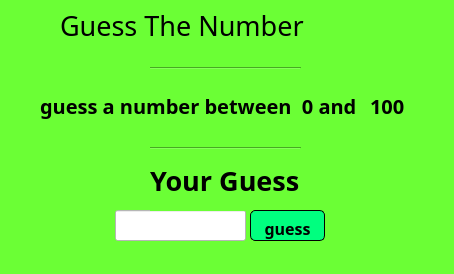
<?xml version="1.0" encoding="UTF-8"?>
<ui version="4.0">
 <class>MainWindow</class>
 <widget class="QMainWindow" name="MainWindow">
  <property name="geometry">
   <rect>
    <x>0</x>
    <y>0</y>
    <width>454</width>
    <height>274</height>
   </rect>
  </property>
  <property name="windowTitle">
   <string>MainWindow</string>
  </property>
  <property name="styleSheet">
   <string notr="true">background-color: rgb(107, 255, 53);</string>
  </property>
  <widget class="QWidget" name="centralwidget">
   <widget class="QLabel" name="label">
    <property name="geometry">
     <rect>
      <x>60</x>
      <y>10</y>
      <width>351</width>
      <height>31</height>
     </rect>
    </property>
    <property name="font">
     <font>
      <family>Gearus</family>
      <pointsize>20</pointsize>
      <bold>false</bold>
     </font>
    </property>
    <property name="text">
     <string>Guess The Number</string>
    </property>
   </widget>
   <widget class="Line" name="line">
    <property name="geometry">
     <rect>
      <x>150</x>
      <y>60</y>
      <width>151</width>
      <height>16</height>
     </rect>
    </property>
    <property name="orientation">
     <enum>Qt::Horizontal</enum>
    </property>
   </widget>
   <widget class="QLabel" name="label_2">
    <property name="geometry">
     <rect>
      <x>40</x>
      <y>90</y>
      <width>321</width>
      <height>31</height>
     </rect>
    </property>
    <property name="font">
     <font>
      <family>Caviar Dreams</family>
      <pointsize>15</pointsize>
      <italic>false</italic>
      <bold>true</bold>
     </font>
    </property>
    <property name="text">
     <string>guess a number between  0 and</string>
    </property>
   </widget>
   <widget class="QLineEdit" name="line_edit">
    <property name="geometry">
     <rect>
      <x>115</x>
      <y>210</y>
      <width>131</width>
      <height>31</height>
     </rect>
    </property>
    <property name="font">
     <font>
      <pointsize>15</pointsize>
     </font>
    </property>
    <property name="styleSheet">
     <string notr="true">background-color: rgb(255, 255, 255);</string>
    </property>
   </widget>
   <widget class="QLabel" name="label_4">
    <property name="geometry">
     <rect>
      <x>150</x>
      <y>150</y>
      <width>181</width>
      <height>61</height>
     </rect>
    </property>
    <property name="font">
     <font>
      <family>Caviar Dreams</family>
      <pointsize>20</pointsize>
      <bold>true</bold>
     </font>
    </property>
    <property name="text">
     <string>Your Guess</string>
    </property>
   </widget>
   <widget class="Line" name="line_2">
    <property name="geometry">
     <rect>
      <x>150</x>
      <y>140</y>
      <width>151</width>
      <height>16</height>
     </rect>
    </property>
    <property name="orientation">
     <enum>Qt::Horizontal</enum>
    </property>
   </widget>
   <widget class="QPushButton" name="btn_guess">
    <property name="geometry">
     <rect>
      <x>250</x>
      <y>210</y>
      <width>75</width>
      <height>31</height>
     </rect>
    </property>
    <property name="font">
     <font>
      <family>Caviar Dreams</family>
      <pointsize>12</pointsize>
      <bold>true</bold>
     </font>
    </property>
    <property name="styleSheet">
     <string notr="true">QPushButton {
	background-color: rgb(0, 255, 127);
	border-style: outset;
    border-width: 1px;
	border-color: rgb(0, 0, 0) ;
	padding-top: 5px;
	color: rgb(0, 0, 0);
	border-radius: 5px;
}
QPushButton:hover {
	background-color: rgb(0, 199, 199);
}
QPushButton:pressed {
	background-color: rgb(1, 220, 121);
}</string>
    </property>
    <property name="text">
     <string>guess</string>
    </property>
   </widget>
   <widget class="QLabel" name="label_3">
    <property name="geometry">
     <rect>
      <x>370</x>
      <y>90</y>
      <width>41</width>
      <height>31</height>
     </rect>
    </property>
    <property name="font">
     <font>
      <family>Caviar Dreams</family>
      <pointsize>15</pointsize>
      <italic>false</italic>
      <bold>true</bold>
     </font>
    </property>
    <property name="text">
     <string>100</string>
    </property>
   </widget>
  </widget>
  <widget class="QStatusBar" name="statusbar"/>
 </widget>
 <resources/>
 <connections/>
</ui>
